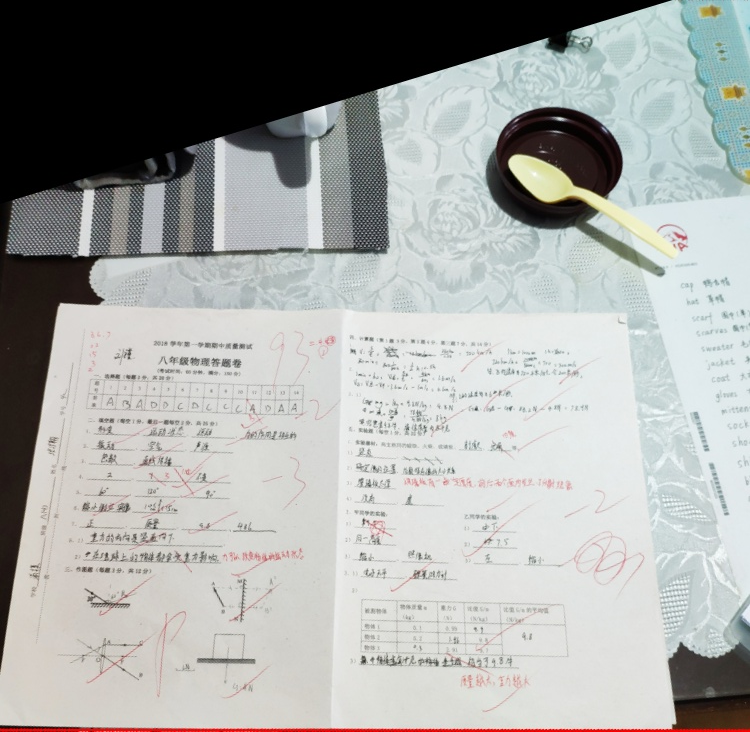
#> input picture exam/IMG_20181118_102751.jpg, 750 x 732 px, found by its file name
$ python jiaozheng.py
#> lines starting #> are read from the running program, lines starting #| are printed output that depends on the picture
### lab/doc2text/__init__.py
# coding=utf-8

import os
import mimetypes

import cv2

from .page import Page


acceptable_mime = ["image/bmp", "image/png", "image/tiff", "image/jpeg",
                   "image/jpg", "video/JPEG", "video/jpeg2000"]


FileNotAcceptedException = Exception(
    'The filetype is not acceptable. We accept bmp, png, tiff, jpg, jpeg, jpeg2000, and PDF.'
)


class Document(object):
    def __init__(self, lang=None):
        self.lang = lang
        self.pages = []
        self.processed_pages = []
        self.page_content = []
        self.prepared = False
        self.error = None

    def read(self, path):
#> called with path = './exam/IMG_20181118_102751.jpg'
        self.filename = os.path.basename(path)
        self.file_basename, self.file_extension = os.path.splitext(self.filename)
        self.path = path
        self.mime_type = mimetypes.guess_type(path)
        self.file_basepath = os.path.dirname(path)

        # If the file is a pdf, split the pdf and prep the pages.
        if self.mime_type[0] in acceptable_mime:
            self.num_pages = 1
            orig_im = cv2.imread(path, 0)
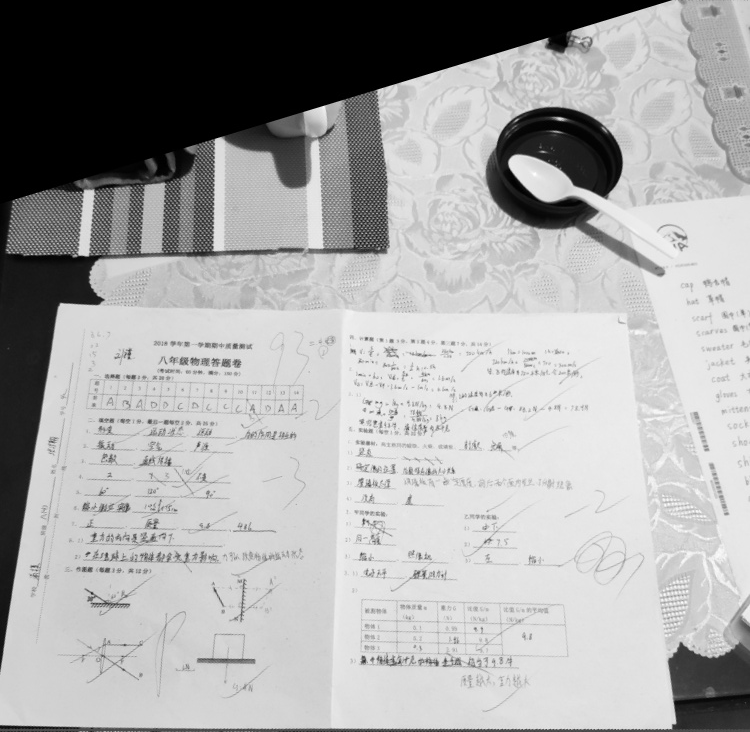
#> orig_im: shape (732, 750); min 0, max 255, mean 167.7
            page = Page(orig_im, 0)
            self.pages.append(page)

        # Otherwise, out of luck.
        else:
            print(self.mime_type[0])
            raise FileNotAcceptedException

    def process(self):
        for page in self.pages:
            new = page
            new.crop()
            new.deskew()
            self.processed_pages.append(new)
#> this loop made 1 pass
#> pass 1, in auto_canny, `edged = cv2.Canny(image, lower, upper, True)`:
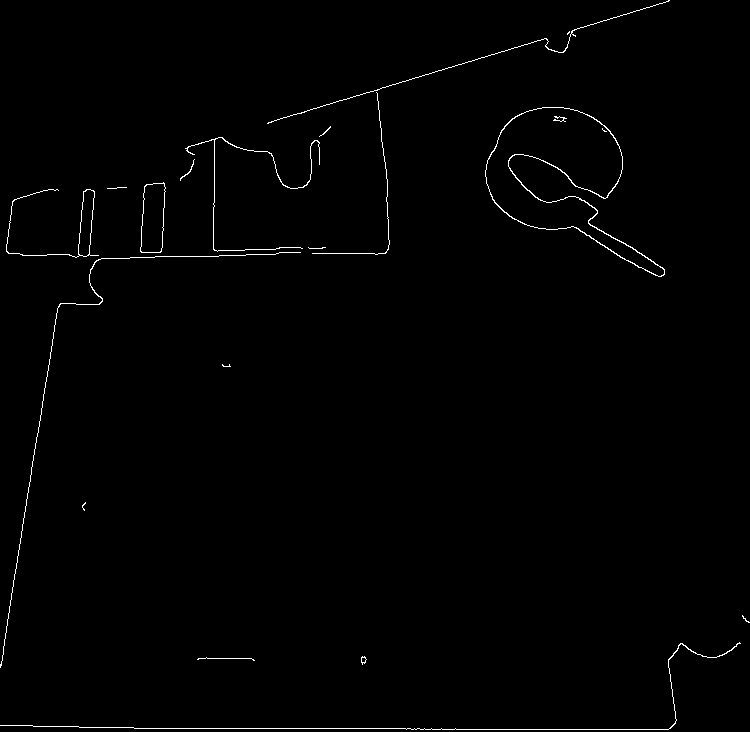
#> edged: shape (732, 750); 0.81% white in thin lines or dots
#> pass 1, in reduce_noise_edges, `maxed_rows = rank_filter(opening, -4, size=(1, 20))`:
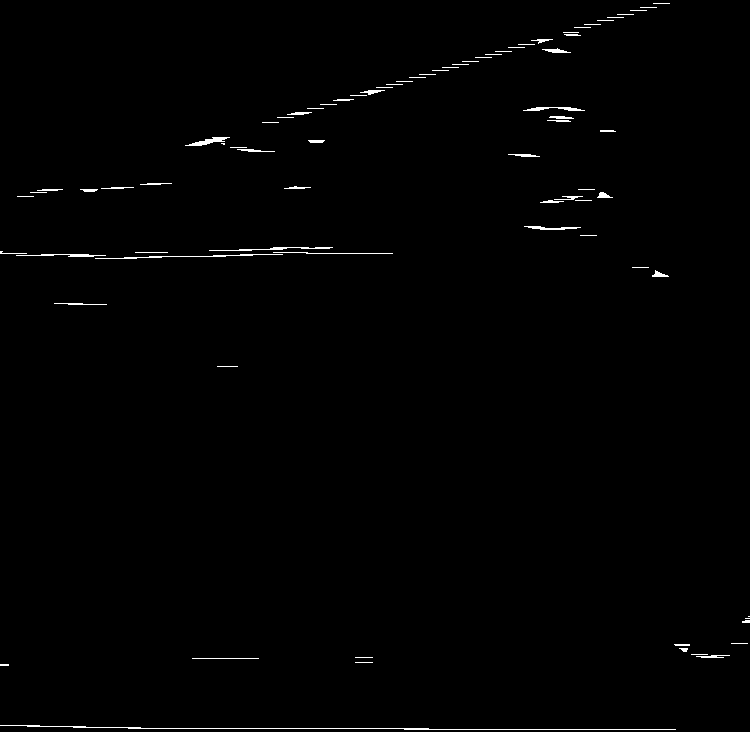
#> maxed_rows: shape (732, 750); 0.72% white in thin lines or dots
#> after the loop, self.processed_pages = 1 item

    def extract_text(self):
        if len(self.processed_pages) > 0:
            for page in self.processed_pages:
                new = page
                text = new.extract_text()
                self.page_content.append(text)
#> this loop made 1 pass
#> text on pass 1: ''
#> pass 1, in extract_text, `cv2.imwrite(temp_path, self.image)`:
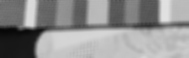
#> saved as text_temp.png: shape (58, 189); min 7, max 225, mean 144.2
#> after the loop, self.page_content = ['']
        else:
            raise Exception('You must run `process()` first.')

    def get_text(self):
        if len(self.page_content) > 0:
            return "\n".join(self.page_content)
        else:
            raise Exception('You must run `extract_text()` first.')

### lab/doc2text/page.py
# coding=utf-8

import os
import traceback
import sys

import cv2
import numpy as np
from PIL import Image
from scipy.ndimage.filters import rank_filter


class Page(object):
    def __init__(self, im, page_num, lang=None):
        self.healthy = True
        self.err = False
        self.page_num = page_num
        self.orig_im = im
        self.orig_shape = self.orig_im.shape
        self.lang = lang

    def crop(self):
        try:
            self.image, self.num_tries = process_image(self.orig_im)
            self.crop_shape = self.image.shape
            return self.image
        except Exception as e:
            for frame in traceback.extract_tb(sys.exc_info()[2]):
                fname, lineno, fn, text = frame
                print("Error in %s on line %d" % (fname, lineno))
                print(e)
            self.err = e
            self.healthy = False

    def deskew(self):
        try:
            self.image, self.theta_est = process_skewed_crop(self.image)
            return self.image
        except Exception as e:
            self.err = e
            self.healthy = False

    def extract_text(self):
        temp_path = 'text_temp.png'
        cv2.imwrite(temp_path, self.image)
        # self.text = pytesseract.image_to_string(Image.open(temp_path), lang=self.lang)
        # os.remove(temp_path)
        return ''

    # [6 lines left out: function save, not called in this run]


def auto_canny(image, sigma=0.33):
    v = np.median(image)
    lower = int(max(0, (1.0 - sigma) * v))
    upper = int(min(255, (1.0 + sigma) * v))
    edged = cv2.Canny(image, lower, upper, True)
    return edged


def dilate(image, kernel, iterations):
    dilated_image = cv2.dilate(image, kernel, iterations=iterations)
    return dilated_image


def downscale_image(im, max_dim=2048):
    """Shrink im until its longest dimension is <= max_dim.
    Returns new_image, scale (where scale <= 1)."""
    a, b = im.shape[:2]
    if max(a, b) <= max_dim:
        return 1.0, im

    scale = 1.0 * max_dim / max(a, b)
    new_im = cv2.resize(im, (int(b * scale), int(a * scale)), cv2.INTER_AREA)
    return scale, new_im


def find_components(im, max_components=16):
    """Dilate the image until there are just a few connected components.
    Returns contours for these components."""
    kernel = cv2.getStructuringElement(cv2.MORPH_RECT, (10, 10))
    dilation = dilate(im, kernel, 6)

    count = 21
    n = 0
    sigma = 0.000

    while count > max_components:
        n += 1
        sigma += 0.005
        result = cv2.findContours(dilation, cv2.RETR_TREE, cv2.CHAIN_APPROX_SIMPLE)
        if len(result) == 3:
            _, contours, hierarchy = result
        elif len(result) == 2:
            contours, hierarchy = result
        possible = find_likely_rectangles(contours, sigma)
        count = len(possible)

    return (dilation, possible, n)


def find_likely_rectangles(contours, sigma):
    contours = sorted(contours, key=cv2.contourArea, reverse=True)[:10]
    possible = []
    for c in contours:

        # approximate the contour
        peri = cv2.arcLength(c, True)
        approx = cv2.approxPolyDP(c, sigma * peri, True)
        box = make_box(approx)
        possible.append(box)

    return possible


def make_box(poly):
    x = []
    y = []
    for p in poly:
        for point in p:
            x.append(point[0])
            y.append(point[1])
    xmax = max(x)
    ymax = max(y)
    xmin = min(x)
    ymin = min(y)
    return (xmin, ymin, xmax, ymax)


# [5 lines left out: function rect_union, not called in this run]


def rect_area(crop):
    x1, y1, x2, y2 = crop
    return max(0, x2 - x1) * max(0, y2 - y1)


def crop_image(im, rect, scale):
    xmin, ymin, xmax, ymax = rect
    crop = [xmin, ymin, xmax, ymax]
    xmin, ymin, xmax, ymax = [int(x / scale) for x in crop]
    cropped = im[ymin:ymax, xmin:xmax]
    return cropped


def reduce_noise_raw(im):
    bilat = cv2.bilateralFilter(im, 9, 75, 75)
    blur = cv2.medianBlur(bilat, 5)
    return blur


def reduce_noise_edges(im):
    structuring_element = cv2.getStructuringElement(cv2.MORPH_RECT, (1, 1))
    opening = cv2.morphologyEx(im, cv2.MORPH_OPEN, structuring_element)
    maxed_rows = rank_filter(opening, -4, size=(1, 20))
    maxed_cols = rank_filter(opening, -4, size=(20, 1))
    debordered = np.minimum(np.minimum(opening, maxed_rows), maxed_cols)
    return debordered


def rects_are_vertical(rect1, rect2):
    xmin1, ymin1, xmax1, ymax1 = rect1
    xmin2, ymin2, xmax2, ymax2 = rect2

    midpoint1 = (xmin1 + xmax1) / 2
    midpoint2 = (xmin2 + xmax2) / 2
    dist = abs(midpoint1 - midpoint2)

    rectarea1 = rect_area(rect1)
    rectarea2 = rect_area(rect2)
    if rectarea1 > rectarea2:
        thres = (xmax1 - xmin1) * 0.1
    else:
        thres = (xmax2 - xmin2) * 0.1
    if thres > dist:
        align = True
    else:
        align = False
    return align


def find_final_crop(im, rects):
    current = None
    for rect in rects:
        if current is None:
            current = rect
            continue

        aligned = rects_are_vertical(current, rect)

        if not aligned:
            continue

        current = rect_union(current, rect)
    return current


def process_image(orig_im):

    # Load and scale down image.
    scale, im = downscale_image(orig_im)
    showImage(im, 'scale')
    # Reduce noise.
    blur = reduce_noise_raw(im.copy())
    showImage(blur, 'blur')

    # Edged.
    edges = auto_canny(blur.copy())
    showImage(edges, 'edges')

    # Reduce noise and remove thin borders.
    debordered = reduce_noise_edges(edges.copy())
    showImage(debordered, 'debordered')

    # Dilate until there are a few components.
    dilation, rects, num_tries = find_components(debordered, 16)
    showImage(dilation, 'dilation')

    # Find the final crop.
    final_rect = find_final_crop(dilation, rects)

    # Crop the image and smooth.
    cropped = crop_image(orig_im, final_rect, scale)
    showImage(cropped, 'cropped')
    kernel = np.ones((5, 5), np.float32) / 25
    smooth2d = cv2.filter2D(cropped, -1, kernel=kernel)

    return (smooth2d, num_tries)


def rad_to_deg(theta):
    return theta * 180 / np.pi


# [7 lines left out: function rotate, not called in this run]


def estimate_skew(image):
    edges = auto_canny(image)
    lines = cv2.HoughLines(edges, 1, np.pi / 90, 200)
    new = edges.copy()

    thetas = []

    for line in lines:
        for rho, theta in line:
            a = np.cos(theta)
            b = np.sin(theta)
            x0 = a * rho
            y0 = b * rho
            x1 = int(x0 + 1000 * (-b))
            y1 = int(y0 + 1000 * (a))
            x2 = int(x0 - 1000 * (-b))
            y2 = int(y0 - 1000 * (a))
            if theta > np.pi / 3 and theta < np.pi * 2 / 3:
                thetas.append(theta)
                new = cv2.line(new, (x1, y1), (x2, y2), (255, 255, 255), 1)

    theta_mean = np.mean(thetas)
    theta = rad_to_deg(theta_mean) if len(thetas) > 0 else 0

    return theta


# [6 lines left out: function compute_skew, not called in this run]


def process_skewed_crop(image):
    theta = compute_skew(estimate_skew(image))
    ret, thresh = cv2.threshold(image.copy(), 0, 255, cv2.THRESH_BINARY + cv2.THRESH_OTSU)
    rotated = rotate(thresh, theta)
    return (rotated, theta)

def showImage(img, title):
    cv2.imshow(title, img)
    cv2.waitKey(0)

### lab/jiaozheng.py
import doc2text

# Initialize the class.
doc = doc2text.Document()

# You can pass the lang (as 3 letters code) to the class to improve accuracy
# On ubuntu it requires the package tesseract-ocr-$lang$
# On other OS, see https://github.com/tesseract-ocr/langdata
doc = doc2text.Document(lang="eng")

# Read the file in. Currently accepts pdf, png, jpg, bmp, tiff.
# If reading a PDF, doc2text will split the PDF into its component pages.
doc.read('./exam/IMG_20181118_102751.jpg')

# Crop the pages down to estimated text regions, deskew, and optimize for OCR.
doc.process()

# Extract text from the pages.
doc.extract_text()
text = doc.get_text()
#> text = ''
